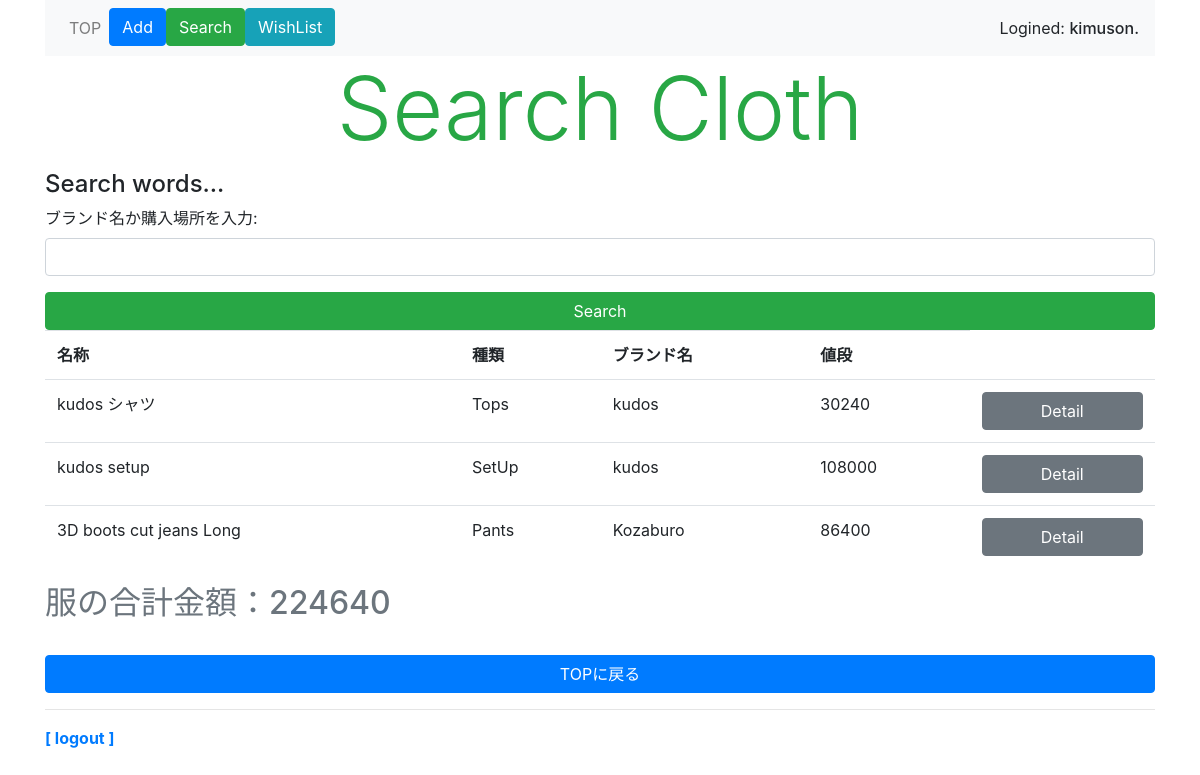
The app's page /clothes/search (signed in), older data.
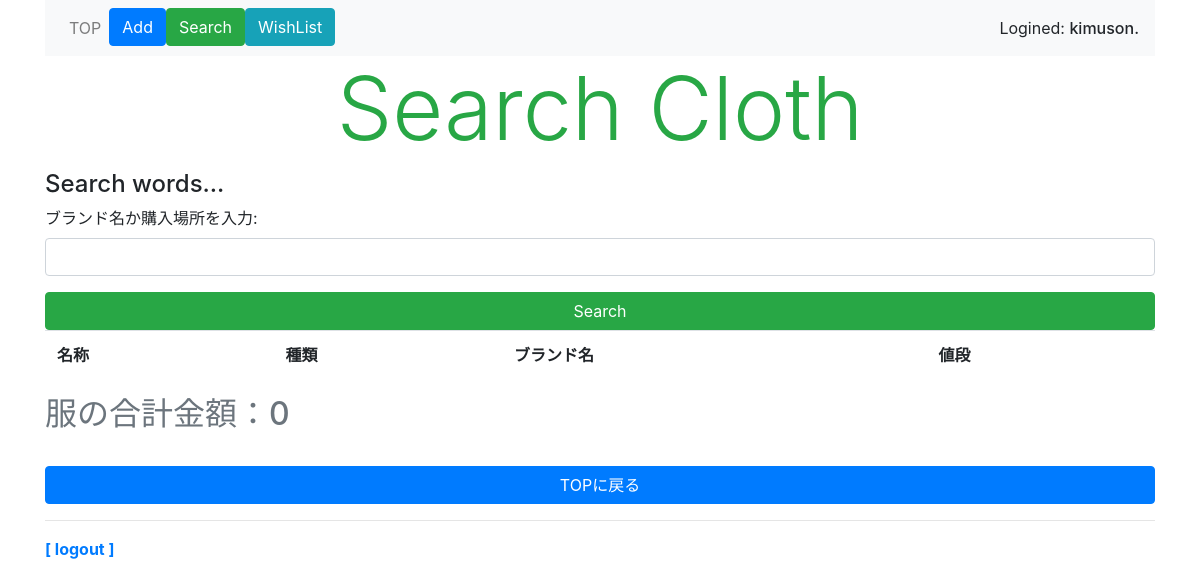
The same page, newer data.
### clothes/models.py (models this page shows, shortened)
class Post(models.Model):
    owner = models.ForeignKey(User, on_delete=models.CASCADE, related_name='post_owner')
    cloth_name = models.CharField(max_length=40)
    item_info = models.IntegerField(choices=ITEM_CHOICES)
    brand_name = models.CharField(max_length=40)
    season = models.CharField(max_length=7)
    cloth_size = models.CharField(max_length=8)
    material = models.CharField(max_length=40)
    price = models.PositiveIntegerField()
    buying_place = models.CharField(max_length=20)
    buying_date = models.DateField(
        verbose_name='購入日時',
        blank=True,
        null=True,
    )
    post_images = models.ImageField(upload_to='media')

### clothes/views.py (the view)
# urls.py: path('search', views.search, name='search'),
@login_required(login_url='/signin/')
def search(request):
    user = request.user
    if request.method == 'POST':
        form = NameSearchForm(request.POST)
        search = request.POST.get('search')
        data = Post.objects.filter(Q(brand_name__icontains=search)|Q(buying_place__icontains=search))
        msg = 'Result:' + str(data.count())
        price = Post.objects.filter(Q(brand_name__icontains=search)|Q(buying_place__icontains=search)).values_list('price', flat=True)
        sum_price = sum(price)
    else:
        msg = 'Search words...'
        form = NameSearchForm()
        data = Post.objects.order_by('buying_date')
        price = Post.objects.filter(owner=user).values_list('price', flat=True)
        sum_price = sum(price)
    params = {
        'title': 'Search clothes',
        'message': msg,
        'form': form,
        'data': data,
        'login_user': user,
        'sum_price': sum_price,
    }
    return render(request, 'clothes/search.html', params)

### clothes/forms.py
class NameSearchForm(forms.Form):
    search = forms.CharField(label="ブランド名か購入場所を入力", required=False, \
        widget=forms.TextInput(attrs={'class':'form-control'}))

### clothes/templates/clothes/search.html (shortened to what this page needs)
{% extends 'clothes/layout.html' %}
{% block header %}
<h1 class="display-2 text-success text-center">Search Cloth</h1>
{% endblock %}
{% block content %}
<p class="h4">{{message|safe}}</p>
<form action="{% url 'search' %}" method="POST">
    {{ form.as_p }}
    <tr><th></th><td>
        <input type="submit" value="Search" class="btn btn-success w-100">
    </td></tr>
</form>
<table class="table">
    <tr>
        <th>名称</th>
        <th>種類</th>
        <th>ブランド名</th>
        <th>値段</th>
    </tr>
    {% for item in data %}
    <tr>
        {% if login_user == item.owner %}
        <td>{{item.cloth_name}}</td>
        <td>{{item.get_item_info_display}}</td>
        <td>{{item.brand_name}}</td>
        <td>{{item.price}}</td>
        <td><a class="btn btn-secondary w-100" href="{% url 'detail' item.id %}">Detail</a></td>
        {% endif %}
    </tr>
    {% endfor %}
</table>
<p class="h2 text-secondary">服の合計金額：{{sum_price}}</p>
<br>
<a class="btn btn-primary w-100" href="{% url 'top' %}">TOPに戻る</a>
{% endblock %}

Row changes from the older to the newer data that the page shows:
removed Post: cloth_name "kudos シャツ", item_info "Tops", brand_name "kudos", price "30240"
removed Post: cloth_name "kudos setup", item_info "SetUp", brand_name "kudos", price "108000"
removed Post: cloth_name "3D boots cut jeans Long", item_info "Pants", brand_name "Kozaburo", price "86400"
Text that changed along with them:
{{ sum_price }}: "224640" → "0"
